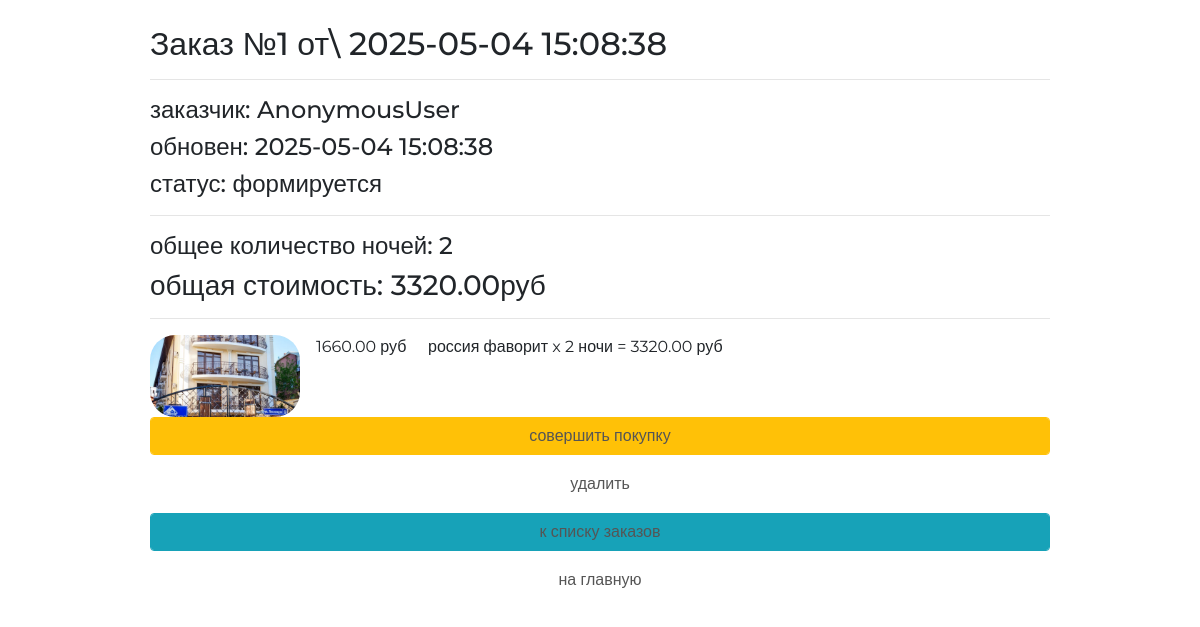
Page /order/read/1/ on the committed database.
### ordersapp/models.py (models this page shows, shortened)
class Order(models.Model):
    FORMING = 'FM'
    SENT_TO_PROCEED = 'STP'
    PROCEEDED = 'PRD'
    PAID = 'PD'
    READY = 'RDY'
    CANCEL = 'CNL'
    ORDER_STATUS_CHOICES = (
        (FORMING, 'формируется'),
        (SENT_TO_PROCEED, 'отправлен в обработку'),
        (PROCEEDED, 'оплачен'),
        (PAID, 'обрабатывается'),
        (READY, 'подтверждён размещением'),
        (CANCEL, 'отменён'),
    )
    user = models.ForeignKey(
        settings.AUTH_USER_MODEL, on_delete=models.CASCADE)
    created = models.DateTimeField(verbose_name='создан',
    						auto_now_add=True)
    updated = models.DateTimeField(verbose_name='обновлён', auto_now=True)
    status = models.CharField(
        verbose_name='статус',
        max_length=3,
        choices=ORDER_STATUS_CHOICES,
        default=FORMING)
    is_active = models.BooleanField(verbose_name='активен', default=True)
    class Meta:
        ordering = ('-created',)
        verbose_name = 'заказ'
        verbose_name_plural = 'заказы'
    def get_total_cost(self):
        accommodation = self.orderitems.select_related()
        return sum(list(map(lambda x: x.nights * x.accommodation.price,
                            accommodation)))
    def get_total_nights(self):
        accommodations = self.orderitems.select_related()
        return sum(list(map(lambda x: x.nights, accommodations)))

class OrderItem(models.Model):
    order = models.ForeignKey(Order, related_name='orderitems', on_delete=models.CASCADE)
    accommodation = models.ForeignKey(Accommodation, verbose_name='размещение', on_delete=models.CASCADE)
    nights = models.PositiveIntegerField(verbose_name='количество', default=0)
    def get_accommodation_cost(self):
        return self.accommodation.price * self.nights

### mainapp/models.py (models this page shows, shortened)
class Accommodation(models.Model):
    country = models.ForeignKey(ListOfCountries, on_delete=models.CASCADE)
    region = models.ForeignKey(Regions, on_delete=models.CASCADE)
    name = models.CharField(verbose_name='название проживания',
                                           max_length=128, unique=True)
    image = models.ImageField(upload_to='accommodation_img', blank=True)
    short_desc = models.TextField(verbose_name='краткое описание продукта',
                                  max_length=60, blank=True)
    description = models.TextField(verbose_name='описание продукта',
                                   blank=True)
    availability = models.PositiveIntegerField(
				verbose_name='количество свободных номеров')
    price = models.DecimalField(
        verbose_name='цена', max_digits=8, decimal_places=2, default=0)
    room_desc = models.TextField(verbose_name='краткое описание комнаты',
                                 max_length=60, blank=True)
    is_active = models.BooleanField(verbose_name='активна', default=True)

class ListOfCountries(models.Model):
    name = models.CharField(verbose_name='имя', max_length=64, unique=True)
    description = models.TextField(verbose_name='описание', blank=True)
    is_active = models.BooleanField(verbose_name='активна', default=True)

### ordersapp/views.py (the view)
# urls.py: path('read/<int:pk>/', ordersapp.OrderRead.as_view(), name='order_read'),
class OrderRead(DetailView):
    model = Order
    def get_context_data(self, **kwargs):
        context = super(OrderRead, self).get_context_data(**kwargs)
        context['title'] = 'заказ/просмотр'
        return context

### adminapp/templatetags/tagz.py (called while the page is built)
@register.filter(name='media_acc')
def media_acc(string):
    if not string:
        string = 'accommodation_img/default.jpg'
    return f'{settings.MEDIA_URL}{string}'

### ordersapp/templates/ordersapp/order_detail.html
{% extends "ordersapp/base.html" %}
{% load static %}
{% load tagz %}
{% block content %}
    {% include 'ordersapp/includes/inc_order_summary.html' %}
    <div class="basket_list">
        {% for item in object.orderitems.select_related %}
            <div class="basket_record">
                <img src="{{ item.accommodation.image|media_acc }}" alt="{{ item.accommodation.short_desc }}">
                <span class="category_name">{{ item.accommodation.country.name }}</span>
                <span class="product_name">{{ item.accommodation.name }}</span>
                <span class="product_price">{{ item.accommodation.price }}&nbspруб</span>
                <span class="product_quantitiy">x {{ item.nights }}
                {% if item.nights == 1 %} ночь
                {% elif 1 < item.nights and item.nights < 5 %} ночи
                {% else %} ночей
                {% endif %}</span>
                <span class="product_cost"> = {{ item.get_accommodation_cost }}&nbspруб</span>
            </div>
        {% endfor %}
    </div>
    {% include 'ordersapp/includes/inc_order_actions.html' %}
{% endblock %}

### ordersapp/templates/ordersapp/includes/inc_order_summary.html (shortened to what this page needs)
{% if object %}
    <div class="h2">Заказ №{{ object.pk }} от\
        {{ object.created|date:"Y-m-d H:i:s" }}</div>
    <hr>
    <div class="h4">заказчик: {{ user }} </div>
    <div class="h4">обновен: {{ object.updated|date:"Y-m-d H:i:s" }}</div>
    <div class="h4">статус: {{ object.get_status_display }}</div>
    <hr>
    <div class="h4">
        общее количество ночей: <span class="order_total_quantity">
        {{ object.get_total_nights }}</span>
    </div>
    <div class="h3">
        общая стоимость: <span class="order_total_cost">
        {{ object.get_total_cost }}</span>руб
    </div>
{% endif %}
<hr>

### static/css/style.css (style rules this page uses)
* { margin: 0; padding: 0; }
.order_container img { display: block; float: left; width: 150px; border-radius: 25px; }
body { font-family: 'Montserrat', sans-serif; }
html, body { height: 100%; }
.basket_list span.product_price { margin-left: 1em; width: 7em; position: relative; display: block; float: left; }

### rows in the picture
Order: pk "1", created "2025-05-04 15:08:38", updated "2025-05-04 15:08:38", status "формируется", get_total_nights "2", get_total_cost "3320.00"
OrderItem: accommodation.image|media_acc (picture), accommodation.country.name "россия", accommodation.name "фаворит", accommodation.price "1660.00", nights "2", shows "ночи", get_accommodation_cost "3320.00"

### other values in the picture
{{ user }} "AnonymousUser"
